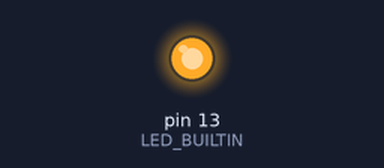
Recording of a sketch running on a simulated Arduino Nano, built with avr-gcc and run on an emulated ATmega328P. Parts: output pins drawn as LEDs (lit = HIGH).

Above: at 0.1 s.
At 39.6 s:
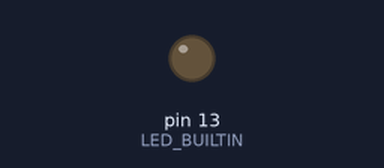
Timing chart, 0 to 40.0 s (numbered marks = the images above):
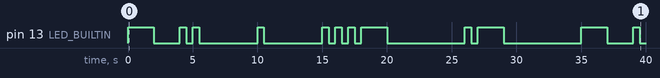

Measured:
- by itself, pin 13 (LED_BUILTIN): LOW → HIGH at 0.00 s, → LOW 2.0 s later, → HIGH 2.0 s later, → LOW 0.50 s later, … (24 changes in this stretch)

The sketch:

Blinky_Program.ino
```cpp
/*
 *  Student Name: Devangini Singh
 *  Student ID: 2010993042
 *
 *  This is the code for blinking my name on Arduino Nano by applying the "Morse code".
 *
 */

 // Using the "dot" function.
  void dot()
{
   digitalWrite(LED_BUILTIN, HIGH);      // This used for the On status.
   delay(500);                           // This used for the delay seconds.
   digitalWrite(LED_BUILTIN, LOW);       // This used for the Off status.
   delay(500);                           // This used for the delay seconds.
}

// Using the "dash" function.
void dash()
{
   digitalWrite(LED_BUILTIN, HIGH);       // This used for the On status.
   delay(2000);                           // This used for the delay seconds.
   digitalWrite(LED_BUILTIN, LOW);        // This used for the Off status.
   delay(2000);                           // This used for the delay seconds.
}

// setup() function is called when a sketch starts.
// Mainly to intialize variables pins.
void setup() {
  pinMode(LED_BUILTIN, OUTPUT);
}

// Using to execute the arduino sketch.
void loop() {
  // D - (-..)
  dash();
  dot();
  dot();
  delay(4000);

  // E - (.)
  dot();
  delay(4000);

  // V - (...-)
  dot();
  dot();
  dot();
  dash();
  delay(4000);

  // A - (.-)
  dot();
  dash();
  delay(4000);

  // N (-.)
  dash();
  dot();
  delay(4000);

  // G (--.)
  dash();
  dash();
  dot();
  delay(4000);

  // I(..)
  dot();
  dot();
  delay(4000);

  // N (-.)
  dash();
  dot();
  delay(4000);

  // I(..)
  dot();
  dot();
  delay(4000);
}
```
